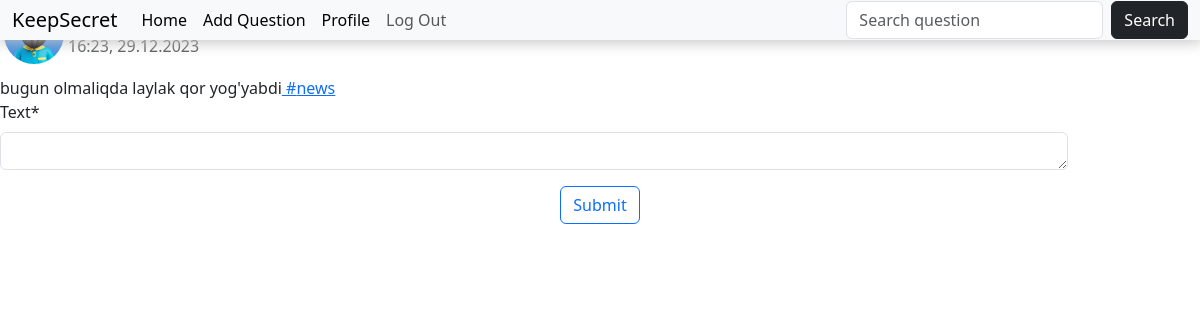
Screenshot of /add_comment/14/ (signed in) with the database file from the repository.
### chats/models.py (models this page shows, shortened)
class Question(models.Model):
    user = models.ForeignKey(User, on_delete=models.CASCADE)
    text = models.TextField(max_length=200)
    timestamp = models.DateTimeField(default=now)
    hashtag = models.CharField(max_length=100, default='news')
    question_p = models.ForeignKey('self', null=True, blank=True, on_delete=models.CASCADE)
    like = models.ManyToManyField(User, related_name='like_question')
    comment_count = models.PositiveIntegerField(default=0)
    class Meta:
        db_table = 'Question'
        ordering = ['-timestamp']

### chats/views.py (the view)
# urls.py: path('add_comment/<int:question_id>/', comment_add, name='comment_add'),
@login_required(login_url='/quests')
def comment_add(request, question_id):
    question = get_object_or_404(Question, id=question_id)
    comments = Comment.objects.filter(question=question)
    if request.method == 'POST':
        form = CommentForm(request.POST)
        if form.is_valid():
            new_comment = form.save(commit=False)
            new_comment.user = request.user
            new_comment.question = question
            new_comment.save()
            question.comment_count = comments.count()
            question.save()
            return redirect('index')
    else:
        form = CommentForm()
    return render(request, 'chats/add_comment.html', {'question': question, 'comments': comments, 'form': form})

### chats/forms.py
class CommentForm(forms.ModelForm):
    class Meta:
        model = Comment
        fields = ['text']

### chats/templates/chats/add_comment.html (shortened to what this page needs)
{% extends 'chats/base.html' %}
{% load crispy_forms_tags %}
{% block content %}
    <div class="content-section">
         <div class="main_card">
            <div class="profile-user d-flex align-items-center">
                <div class="user-details ml-5">
                    <p class="p-username mb-0 font-weight-bold ">{{ question.user.username }}</p>
                    <p class="p-question-date mb-0 text-muted">{{ question.timestamp|date:"H:i, d.m.Y" }}</p>
                </div>
            </div>
             <div class="card-question mt-2">
            <div class="card-question">
                <p class="card-text">{{ question.text }}<a class="card-hashtag-a" href="#"> #{{ question.hashtag }}</a></p>
            </div>
        </div>
         </div>
    </div>
    <form method="POST">
        {{ form|crispy }}
        <div class="form-group d-flex justify-content-center">
                    <button class="btn btn-outline-primary " type="submit">Submit</button>
                </div>
    </form>
{% endblock %}

### chats/static/chats/style.css (style rules this page uses)
* { padding: 0; margin: 0; box-sizing: border-box; }
.form-control { line-height: .05; width: 89%; }

### rows the page displays
Question: timestamp "16:23, 29.12.2023", text "bugun olmaliqda laylak qor yog'yabdi", hashtag "news"
